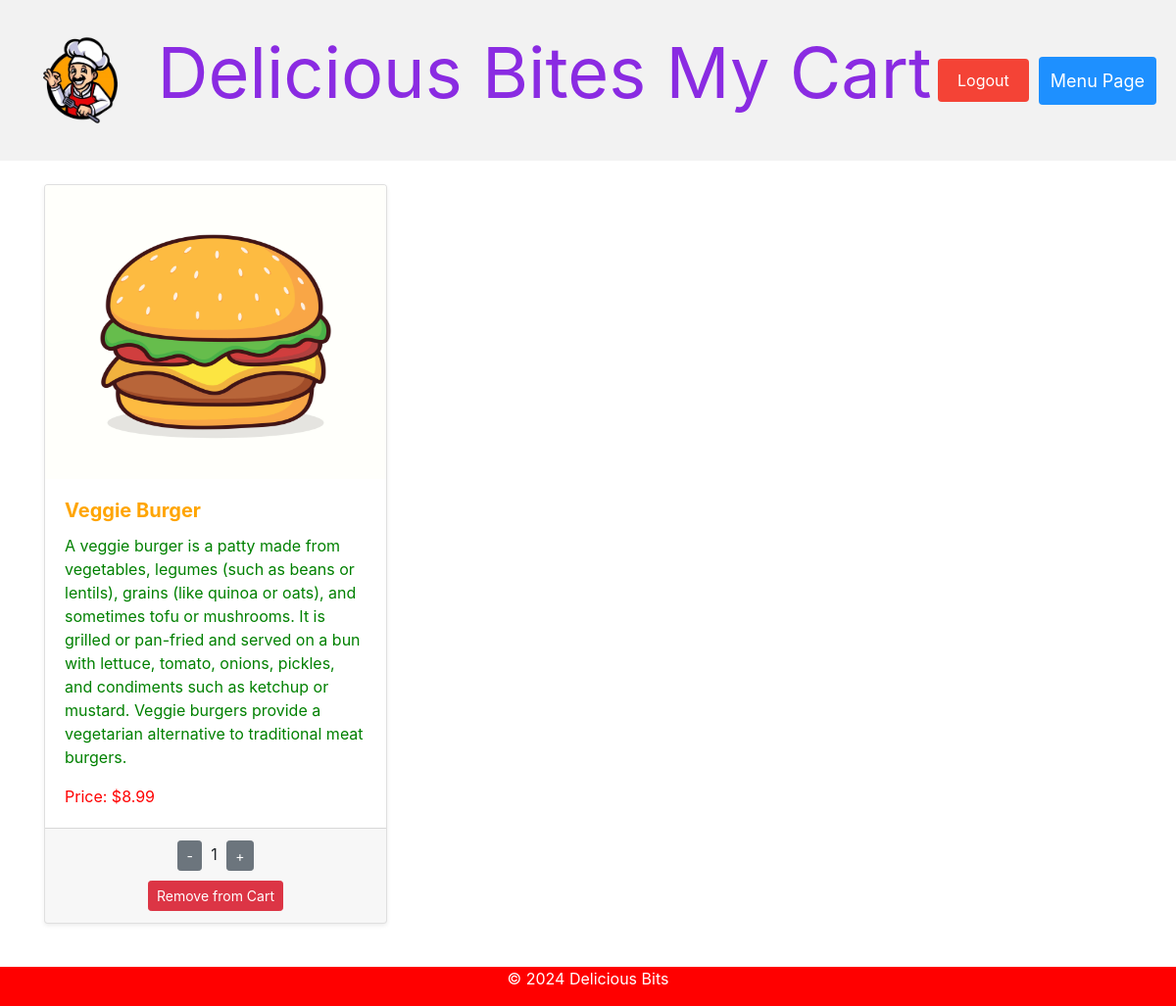
The app's page /cart/ (signed in) with its own data.
### main/models.py (models this page shows, shortened)
class Cart(models.Model):
    user = models.ForeignKey(User, on_delete=models.CASCADE)
    item = models.ForeignKey(MenuItem, on_delete=models.CASCADE)
    quantity = models.PositiveIntegerField(default=1)

class MenuItem(models.Model):
    name = models.CharField(max_length=100)
    description = models.TextField()
    price = models.DecimalField(max_digits=6, decimal_places=2)
    image = models.ImageField(upload_to='menu_images/')

### main/views.py (the view)
# urls.py: path('cart/', views.view_cart, name='view_cart'),
@login_required
def view_cart(request):
    cart_items = Cart.objects.filter(user=request.user)
    total_amount = sum(item.item.price * item.quantity for item in cart_items)
    return render(request, 'main/cart.html', {'cart_items': cart_items, 'total_amount': total_amount})

### main/templates/main/cart.html (shortened to what this page needs)
{% extends "main/base.html" %}
{% load static %}
{% block content %}
    <div class="header">
        <div class="logo-container">
            <a href="{% url 'menu' %}" class="logo">
                <img src="{% static 'images/logo.png' %}" alt="My Restaurant" class="logoImage">
            </a>
        </div>
        <p class="restaurant-name">Delicious Bites My Cart</p>
        <div class="header-right">
            {% if user.is_authenticated %}
                <form action="{% url 'logout_view' %}" method="post">
                    <button type="submit" class="logout-button">Logout</button>
                </form>
                <a class="active" href="{% url 'menu' %}">Menu Page</a>
            {% endif %}
        </div>
    </div>
    <div class="container mt-4">
        {% if cart_items %}
            <div class="row">
                {% for item in cart_items %}
                    <div class="col-lg-4 col-md-6 mb-4">
                        <div class="card h-100 shadow-sm">
                            <img src="{{ item.item.image.url }}" class="card-img-top" alt="{{ item.item.name }}" style="height:300px">
                            <div class="card-body">
                                <h5 class="card-title" style="font-weight: bold; color: orange;">{{ item.item.name }}</h5>
                                <p class="card-text" style="color: green;">{{ item.item.description }}</p>
                                <p class="card-text" style="color: red;">Price: ${{ item.item.price }}</p>
                            </div>
                            <div class="card-footer">
                                <div class="quantity-controls">
                                    <form action="{% url 'view_cart' %}" method="post">
                                        <button type="submit" name="action" value="decrease" class="btn btn-secondary btn-sm">-</button>
                                        <span>{{ item.quantity }}</span>
                                        <button type="submit" name="action" value="increase" class="btn btn-secondary btn-sm">+</button>
                                    </form>
                                </div>
                                <form action="{% url 'remove_from_cart' %}" method="post" class="remove-form">
                                    <button type="submit" class="btn btn-danger btn-sm">Remove from Cart</button>
                                </form>
                            </div>
                        </div>
                    </div>
                {% endfor %}
            </div>
        {% else %}
            <p>Your cart is empty.</p>
        {% endif %}
    </div>
{% endblock content %}

### main/templates/main/base.html (shortened to what this page needs)
{% load static %}
<!DOCTYPE html>
<html lang="en">
<head>
    <link rel="stylesheet" href="{% static 'main/styles.css' %}">
    <link rel="stylesheet" href="https://maxcdn.bootstrapcdn.com/bootstrap/4.5.2/css/bootstrap.min.css">
    <link rel="stylesheet" href="https://cdnjs.cloudflare.com/ajax/libs/toastr.js/latest/toastr.min.css">
</head>
<body>
    <div class="content">
        {% block content %}{% endblock %}
    </div>
    <div class = "footer">
        <p>© 2024 Delicious Bits</p>
    </div>
</body>
</html>

### main/static/main/styles.css (style rules this page uses)
.header { display: flex; justify-content: space-between; align-items: center; padding: 20px 20px; background-color: #f2f2f2; }
.header a { float: left; color: black; text-align: center; padding: 12px; text-decoration: none; font-size: 18px; line-height: 25px; border-radius: 4px; }
.header-right a.active { background-color: dodgerblue; color: white; }
.header-right { float: right; margin-left: auto; display: flex; align-items: center; gap: 10px; }
.logo-container { display: flex; align-items: center; }
.logoImage { width: 100px; height: auto; margin-right: 10px; }
.restaurant-name { font-size: 4.5rem; margin-left: auto; color: blueviolet; }
.content { padding-bottom: 60px; }
.footer { position: fixed; left: 0; bottom: 0; width: 100%; background-color: red; color: white; text-align: center; }
.logout-button { background-color: #f44336; color: white; border: none; padding: 10px 20px; text-align: center; text-decoration: none; display: inline-block; font-size: 16px; cursor: pointer; border-radius: 4px; }

### main/templates/main/cart.html (style rules this page uses)
.quantity-controls { display: flex; align-items: center; justify-content: center; }
.quantity-controls form { display: inline; }
.quantity-controls button { margin: 0 5px; }
.card-footer { display: flex; flex-direction: column; align-items: center; }
.card-footer .remove-form { width: 100%; display: flex; justify-content: center; }
.remove-form button { margin-top: 10px; }

### records on screen
Cart: item.image (picture), item.name "Veggie Burger", item.description "A veggie burger is a patty made from vegetables, legumes (such as beans or lentils), grains (like quinoa or oats), and sometimes tofu or mushrooms. It is grilled or pan-fried and served on a bun with lettuce, tomato, onions, pickles, and condiments such as ketchup or mustard. Veggie burgers provide a vegetarian alternative to traditional meat burgers.", item.price "8.99", quantity "1"
